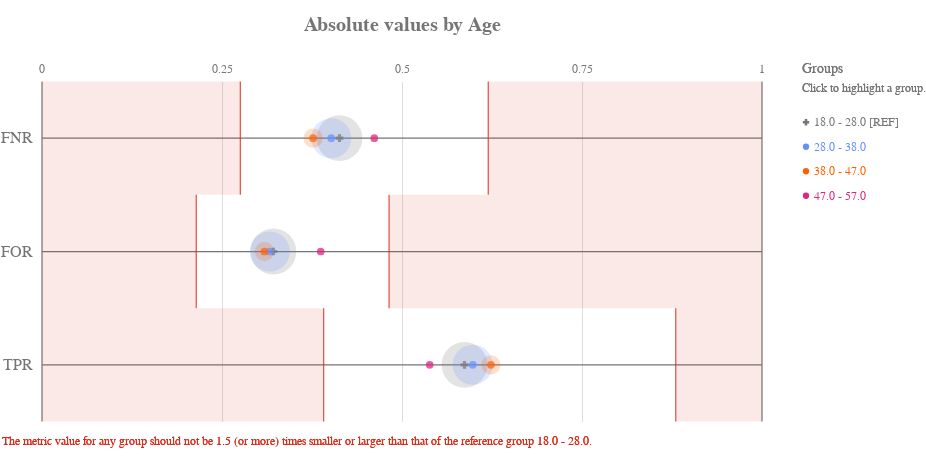

Notebook code cell kept with this figure:
### Code cell
ap.absolute(grupo_definido, metrics, 'age', fairness_threshold = disparity_tolerance)

### Figure 1 — Vega-Lite specification as saved in the notebook (floating-point values rounded to 4 significant figures)
{"config": {"view": {"continuousWidth": 400, "continuousHeight": 300, "strokeWidth": 0}, "axisLeft": {"labelColor": "rgb(117,117,117)", "labelFont": "Arial", "labelFontSize": 16}, "title": {"align": "center", "baseline": "middle", "color": "rgb(117,117,117)", "font": "Arial", "fontSize": 20, "fontWeight": "bold"}}, "layer": [{"data": {"name": "data-4ac2d7a4dec33677e433b172826c7791"}, "mark": {"type": "rule", "stroke": "rgb(117,117,117)", "strokeWidth": 1.25, "tooltip": ""}, "encoding": {"x": {"type": "quantitative", "field": "start", "scale": {"domain": [0, 1], "range": [40.0, 760.0]}}, "x2": {"field": "end"}, "y": {"type": "nominal", "axis": {"domain": false, "labelAngle": 0, "labelPadding": -30, "orient": "left", "ticks": false, "title": ""}, "field": "y_position", "scale": {"domain": ["FNR", "FOR", "TPR"], "range": [42.5, 382.5]}}}}, {"data": {"name": "data-6cfe259518f6c7b358d8f836a73e6b7f"}, "mark": {"type": "rule", "stroke": "rgb(117,117,117)", "strokeWidth": 1.25, "tooltip": ""}, "encoding": {"x": {"type": "quantitative", "field": "x_position", "scale": {"domain": [0, 1], "range": [40.0, 760.0]}}, "y": {"value": 42.5}, "y2": {"value": 382.5}}}, {"data": {"name": "data-60ed1133fa688d151d36705a369482e0"}, "mark": {"type": "text", "align": "center", "color": "rgb(117,117,117)", "font": "Arial", "fontSize": 12, "fontWeight": "normal", "tooltip": ""}, "encoding": {"text": {"type": "nominal", "field": "value"}, "x": {"type": "quantitative", "field": "value", "scale": {"domain": [0, 1], "range": [40.0, 760.0]}}, "y": {"value": 29.75}}}, {"layer": [{"mark": {"type": "rect", "opacity": 0.8, "stroke": "rgb(217, 46, 28)", "strokeWidth": 1.25, "tooltip": ""}, "encoding": {"x": {"type": "quantitative", "field": "lower_threshold_value", "scale": {"domain": [0, 1], "range": [40.0, 760.0]}}, "x2": {"field": "lower_threshold_value"}, "y": {"type": "nominal", "axis": {"domain": false, "grid": false, "labels": false, "ticks": false, "title": " "}, "field": "metric", "scale": {"domain": ["FNR", "FOR", "TPR"], "range": [42.5, 382.5]}}}}, {"mark": {"type": "rect", "opacity": 0.8, "stroke": "rgb(217, 46, 28)", "strokeWidth": 1.25, "tooltip": ""}, "encoding": {"x": {"type": "quantitative", "field": "upper_threshold_value", "scale": {"domain": [0, 1], "range": [40.0, 760.0]}}, "x2": {"field": "upper_threshold_value"}, "y": {"type": "nominal", "axis": {"domain": false, "grid": false, "labels": false, "ticks": false, "title": " "}, "field": "metric", "scale": {"domain": ["FNR", "FOR", "TPR"], "range": [42.5, 382.5]}}}}, {"layer": [{"mark": {"type": "rect", "fill": "rgb(217, 46, 28)", "opacity": 0.1, "tooltip": ""}, "encoding": {"x": {"type": "quantitative", "field": "lower_threshold_value", "scale": {"domain": [0, 1], "range": [40.0, 760.0]}}, "x2": {"field": "lower_end"}, "y": {"type": "nominal", "axis": {"domain": false, "grid": false, "labels": false, "ticks": false, "title": " "}, "field": "metric", "scale": {"domain": ["FNR", "FOR", "TPR"], "range": [42.5, 382.5]}}}}, {"mark": {"type": "rect", "fill": "rgb(217, 46, 28)", "opacity": 0.1, "tooltip": ""}, "encoding": {"x": {"type": "quantitative", "field": "upper_threshold_value", "scale": {"domain": [0, 1], "range": [40.0, 760.0]}}, "x2": {"field": "upper_end"}, "y": {"type": "nominal", "axis": {"domain": false, "grid": false, "labels": false, "ticks": false, "title": " "}, "field": "metric", "scale": {"domain": ["FNR", "FOR", "TPR"], "range": [42.5, 382.5]}}}}]}, {"data": {"name": "data-79dd248bdaa0ea02c535240e8ad022c8"}, "mark": {"type": "text", "align": "left", "baseline": "top", "fill": "rgb(217, 46, 28)", "font": "Arial", "fontSize": 12, "fontWeight": "normal", "tooltip": ""}, "encoding": {"text": {"value": "The metric value for any group should not be 1.5 (or more) times smaller or larger than that of the reference group 18.0 - 28.0."}, "x": {"value": 0}, "y": {"value": 396.7}}}], "data": {"name": "data-50b22e225a14679c79bb00c73df8af2b"}}, {"layer": [{"mark": "circle"}, {"data": {"name": "data-ba73bbe772b83a0dee8909267dc914c9"}, "mark": {"type": "circle", "opacity": 0.2}, "encoding": {"color": {"condition": {"type": "nominal", "field": "attribute_value", "legend": null, "scale": {"domain": ["18.0 - 28.0", "28.0 - 38.0", "38.0 - 47.0", "47.0 - 57.0"], "range": ["rgb(117,117,117)", "rgb(100, 143, 255)", "rgb(254, 97, 0)", "rgb(220, 38, 127)", "rgb(255, 176, 0)", "rgb(120, 94, 240)"]}, "selection": "selector041"}, "value": "rgb(224,224,224)"}, "size": {"type": "quantitative", "field": "group_size", "legend": null, "scale": {"domain": [0, 3068.0], "range": [0, 2522.0]}}, "tooltip": [{"type": "nominal", "field": "attribute_value", "title": "Group"}, {"type": "nominal", "field": "tooltip_group_size", "title": "Group Size"}, {"type": "nominal", "field": "tooltip_disparity_explanation_fnr", "title": "Disparity"}, {"type": "quantitative", "field": "fnr", "format": ".2f", "title": "FNR"}], "x": {"type": "quantitative", "axis": {"domain": false, "labels": false, "ticks": false, "title": null, "values": [0.25, 0.5, 0.75]}, "field": "fnr", "scale": {"domain": [0, 1], "range": [40.0, 760.0]}}, "y": {"type": "nominal", "axis": {"domain": false, "grid": false, "labels": false, "ticks": false, "title": " "}, "field": "metric_variable", "scale": {"domain": ["FNR", "FOR", "TPR"], "range": [42.5, 382.5]}}}, "selection": {"selector043": {"type": "multi", "empty": "all", "fields": ["attribute_value"]}}, "transform": [{"calculate": "'FNR'", "as": "metric_variable"}]}, {"data": {"name": "data-ba73bbe772b83a0dee8909267dc914c9"}, "mark": {"type": "circle", "opacity": 0.2}, "encoding": {"color": {"condition": {"type": "nominal", "field": "attribute_value", "legend": null, "scale": {"domain": ["18.0 - 28.0", "28.0 - 38.0", "38.0 - 47.0", "47.0 - 57.0"], "range": ["rgb(117,117,117)", "rgb(100, 143, 255)", "rgb(254, 97, 0)", "rgb(220, 38, 127)", "rgb(255, 176, 0)", "rgb(120, 94, 240)"]}, "selection": "selector041"}, "value": "rgb(224,224,224)"}, "size": {"type": "quantitative", "field": "group_size", "legend": null, "scale": {"domain": [0, 3068.0], "range": [0, 2522.0]}}, "tooltip": [{"type": "nominal", "field": "attribute_value", "title": "Group"}, {"type": "nominal", "field": "tooltip_group_size", "title": "Group Size"}, {"type": "nominal", "field": "tooltip_disparity_explanation_for", "title": "Disparity"}, {"type": "quantitative", "field": "for", "format": ".2f", "title": "FOR"}], "x": {"type": "quantitative", "axis": {"domain": false, "labels": false, "ticks": false, "title": null, "values": [0.25, 0.5, 0.75]}, "field": "for", "scale": {"domain": [0, 1], "range": [40.0, 760.0]}}, "y": {"type": "nominal", "axis": {"domain": false, "grid": false, "labels": false, "ticks": false, "title": " "}, "field": "metric_variable", "scale": {"domain": ["FNR", "FOR", "TPR"], "range": [42.5, 382.5]}}}, "selection": {"selector045": {"type": "multi", "empty": "all", "fields": ["attribute_value"]}}, "transform": [{"calculate": "'FOR'", "as": "metric_variable"}]}, {"data": {"name": "data-ba73bbe772b83a0dee8909267dc914c9"}, "mark": {"type": "circle", "opacity": 0.2}, "encoding": {"color": {"condition": {"type": "nominal", "field": "attribute_value", "legend": null, "scale": {"domain": ["18.0 - 28.0", "28.0 - 38.0", "38.0 - 47.0", "47.0 - 57.0"], "range": ["rgb(117,117,117)", "rgb(100, 143, 255)", "rgb(254, 97, 0)", "rgb(220, 38, 127)", "rgb(255, 176, 0)", "rgb(120, 94, 240)"]}, "selection": "selector041"}, "value": "rgb(224,224,224)"}, "size": {"type": "quantitative", "field": "group_size", "legend": null, "scale": {"domain": [0, 3068.0], "range": [0, 2522.0]}}, "tooltip": [{"type": "nominal", "field": "attribute_value", "title": "Group"}, {"type": "nominal", "field": "tooltip_group_size", "title": "Group Size"}, {"type": "nominal", "field": "tooltip_disparity_explanation_tpr", "title": "Disparity"}, {"type": "quantitative", "field": "tpr", "format": ".2f", "title": "TPR"}], "x": {"type": "quantitative", "axis": {"domain": false, "labels": false, "ticks": false, "title": null, "values": [0.25, 0.5, 0.75]}, "field": "tpr", "scale": {"domain": [0, 1], "range": [40.0, 760.0]}}, "y": {"type": "nominal", "axis": {"domain": false, "grid": false, "labels": false, "ticks": false, "title": " "}, "field": "metric_variable", "scale": {"domain": ["FNR", "FOR", "TPR"], "range": [42.5, 382.5]}}}, "selection": {"selector047": {"type": "multi", "empty": "all", "fields": ["attribute_value"]}}, "transform": [{"calculate": "'TPR'", "as": "metric_variable"}]}, {"layer": [{"mark": "point"}, {"data": {"name": "data-ba73bbe772b83a0dee8909267dc914c9"}, "mark": {"type": "point", "filled": true, "size": 60}, "encoding": {"color": {"condition": {"type": "nominal", "field": "attribute_value", "legend": null, "scale": {"domain": ["18.0 - 28.0", "28.0 - 38.0", "38.0 - 47.0", "47.0 - 57.0"], "range": ["rgb(117,117,117)", "rgb(100, 143, 255)", "rgb(254, 97, 0)", "rgb(220, 38, 127)", "rgb(255, 176, 0)", "rgb(120, 94, 240)"]}, "selection": "selector041"}, "value": "rgb(224,224,224)"}, "shape": {"type": "nominal", "field": "attribute_value", "legend": null, "scale": {"domain": ["18.0 - 28.0", "28.0 - 38.0", "38.0 - 47.0", "47.0 - 57.0"], "range": ["cross", "circle", "circle", "circle"]}}, "tooltip": [{"type": "nominal", "field": "attribute_value", "title": "Group"}, {"type": "nominal", "field": "tooltip_group_size", "title": "Group Size"}, {"type": "nominal", "field": "tooltip_disparity_explanation_fnr", "title": "Disparity"}, {"type": "quantitative", "field": "fnr", "format": ".2f", "title": "FNR"}], "x": {"type": "quantitative", "axis": {"domain": false, "labels": false, "ticks": false, "title": null, "values": [0.25, 0.5, 0.75]}, "field": "fnr", "scale": {"domain": [0, 1], "range": [40.0, 760.0]}}, "y": {"type": "nominal", "axis": {"domain": false, "grid": false, "labels": false, "ticks": false, "title": " "}, "field": "metric_variable", "scale": {"domain": ["FNR", "FOR", "TPR"], "range": [42.5, 382.5]}}}, "selection": {"selector042": {"type": "multi", "empty": "all", "fields": ["attribute_value"]}}, "transform": [{"calculate": "'FNR'", "as": "metric_variable"}]}, {"data": {"name": "data-ba73bbe772b83a0dee8909267dc914c9"}, "mark": {"type": "point", "filled": true, "size": 60}, "encoding": {"color": {"condition": {"type": "nominal", "field": "attribute_value", "legend": null, "scale": {"domain": ["18.0 - 28.0", "28.0 - 38.0", "38.0 - 47.0", "47.0 - 57.0"], "range": ["rgb(117,117,117)", "rgb(100, 143, 255)", "rgb(254, 97, 0)", "rgb(220, 38, 127)", "rgb(255, 176, 0)", "rgb(120, 94, 240)"]}, "selection": "selector041"}, "value": "rgb(224,224,224)"}, "shape": {"type": "nominal", "field": "attribute_value", "legend": null, "scale": {"domain": ["18.0 - 28.0", "28.0 - 38.0", "38.0 - 47.0", "47.0 - 57.0"], "range": ["cross", "circle", "circle", "circle"]}}, "tooltip": [{"type": "nominal", "field": "attribute_value", "title": "Group"}, {"type": "nominal", "field": "tooltip_group_size", "title": "Group Size"}, {"type": "nominal", "field": "tooltip_disparity_explanation_for", "title": "Disparity"}, {"type": "quantitative", "field": "for", "format": ".2f", "title": "FOR"}], "x": {"type": "quantitative", "axis": {"domain": false, "labels": false, "ticks": false, "title": null, "values": [0.25, 0.5, 0.75]}, "field": "for", "scale": {"domain": [0, 1], "range": [40.0, 760.0]}}, "y": {"type": "nominal", "axis": {"domain": false, "grid": false, "labels": false, "ticks": false, "title": " "}, "field": "metric_variable", "scale": {"domain": ["FNR", "FOR", "TPR"], "range": [42.5, 382.5]}}}, "selection": {"selector044": {"type": "multi", "empty": "all", "fields": ["attribute_value"]}}, "transform": [{"calculate": "'FOR'", "as": "metric_variable"}]}, {"data": {"name": "data-ba73bbe772b83a0dee8909267dc914c9"}, "mark": {"type": "point", "filled": true, "size": 60}, "encoding": {"color": {"condition": {"type": "nominal", "field": "attribute_value", "legend": null, "scale": {"domain": ["18.0 - 28.0", "28.0 - 38.0", "38.0 - 47.0", "47.0 - 57.0"], "range": ["rgb(117,117,117)", "rgb(100, 143, 255)", "rgb(254, 97, 0)", "rgb(220, 38, 127)", "rgb(255, 176, 0)", "rgb(120, 94, 240)"]}, "selection": "selector041"}, "value": "rgb(224,224,224)"}, "shape": {"type": "nominal", "field": "attribute_value", "legend": null, "scale": {"domain": ["18.0 - 28.0", "28.0 - 38.0", "38.0 - 47.0", "47.0 - 57.0"], "range": ["cross", "circle", "circle", "circle"]}}, "tooltip": [{"type": "nominal", "field": "attribute_value", "title": "Group"}, {"type": "nominal", "field": "tooltip_group_size", "title": "Group Size"}, {"type": "nominal", "field": "tooltip_disparity_explanation_tpr", "title": "Disparity"}, {"type": "quantitative", "field": "tpr", "format": ".2f", "title": "TPR"}], "x": {"type": "quantitative", "axis": {"domain": false, "labels": false, "ticks": false, "title": null, "values": [0.25, 0.5, 0.75]}, "field": "tpr", "scale": {"domain": [0, 1], "range": [40.0, 760.0]}}, "y": {"type": "nominal", "axis": {"domain": false, "grid": false, "labels": false, "ticks": false, "title": " "}, "field": "metric_variable", "scale": {"domain": ["FNR", "FOR", "TPR"], "range": [42.5, 382.5]}}}, "selection": {"selector046": {"type": "multi", "empty": "all", "fields": ["attribute_value"]}}, "transform": [{"calculate": "'TPR'", "as": "metric_variable"}]}]}]}, {"layer": [{"mark": {"type": "point", "filled": true, "opacity": 1, "size": 39.48}, "encoding": {"color": {"condition": {"type": "nominal", "field": "attribute_value", "legend": null, "scale": {"domain": ["18.0 - 28.0", "28.0 - 38.0", "38.0 - 47.0", "47.0 - 57.0"], "range": ["rgb(117,117,117)", "rgb(100, 143, 255)", "rgb(254, 97, 0)", "rgb(220, 38, 127)", "rgb(255, 176, 0)", "rgb(120, 94, 240)"]}, "selection": "selector041"}, "value": "rgb(224,224,224)"}, "shape": {"type": "nominal", "field": "attribute_value", "legend": null, "scale": {"domain": ["18.0 - 28.0", "28.0 - 38.0", "38.0 - 47.0", "47.0 - 57.0"], "range": ["cross", "circle", "circle", "circle"]}}, "x": {"value": 804}, "y": {"type": "nominal", "axis": {"domain": false, "grid": false, "labels": false, "ticks": false, "title": " "}, "field": "attribute_value", "scale": {"domain": ["18.0 - 28.0", "28.0 - 38.0", "38.0 - 47.0", "47.0 - 57.0"], "range": [71, 169]}}}, "selection": {"selector041": {"type": "multi", "empty": "all", "fields": ["attribute_value"]}}}, {"mark": {"type": "text", "align": "left", "baseline": "middle", "font": "Arial", "fontSize": 12, "fontWeight": "normal"}, "encoding": {"color": {"condition": {"type": "nominal", "field": "attribute_value", "legend": null, "scale": {"domain": ["18.0 - 28.0", "28.0 - 38.0", "38.0 - 47.0", "47.0 - 57.0"], "range": ["rgb(117,117,117)", "rgb(100, 143, 255)", "rgb(254, 97, 0)", "rgb(220, 38, 127)", "rgb(255, 176, 0)", "rgb(120, 94, 240)"]}, "selection": "selector041"}, "value": "rgb(224,224,224)"}, "text": {"type": "nominal", "field": "label"}, "x": {"value": 812}, "y": {"type": "nominal", "axis": {"domain": false, "grid": false, "labels": false, "ticks": false, "title": " "}, "field": "attribute_value", "scale": {"domain": ["18.0 - 28.0", "28.0 - 38.0", "38.0 - 47.0", "47.0 - 57.0"], "range": [71, 169]}}}, "selection": {"selector048": {"type": "multi", "empty": "all", "fields": ["attribute_value"]}}}, {"data": {"name": "data-79dd248bdaa0ea02c535240e8ad022c8"}, "mark": {"type": "text", "align": "left", "baseline": "middle", "color": "rgb(117,117,117)", "font": "Arial", "fontSize": 12, "fontWeight": "normal"}, "encoding": {"text": {"value": "Click to highlight a group."}, "x": {"value": 800}, "y": {"value": 49}}}, {"data": {"name": "data-79dd248bdaa0ea02c535240e8ad022c8"}, "mark": {"type": "text", "align": "left", "baseline": "middle", "color": "rgb(117,117,117)", "font": "Arial", "fontSize": 14, "fontWeight": "normal"}, "encoding": {"text": {"value": "Groups"}, "x": {"value": 800}, "y": {"value": 30}}}], "data": {"name": "data-4b9fa968a3626ddb5cc080590afc085b"}}], "height": 425, "padding": {"top": 15, "bottom": 10}, "resolve": {"scale": {"size": "independent", "y": "independent"}}, "title": "Absolute values by Age", "width": 800, "$schema": "https://vega.github.io/schema/vega-lite/v4.8.1.json", "datasets": {"data-4ac2d7a4dec33677e433b172826c7791": [{"y_position": "FNR", "start": 0, "end": 1}, {"y_position": "FOR", "start": 0, "end": 1}, {"y_position": "TPR", "start": 0, "end": 1}], "data-6cfe259518f6c7b358d8f836a73e6b7f": [{"x_position": 0}, {"x_position": 1}], "data-60ed1133fa688d151d36705a369482e0": [{"value": 0.0}, {"value": 0.25}, {"value": 0.5}, {"value": 0.75}, {"value": 1.0}], "data-50b22e225a14679c79bb00c73df8af2b": [{"lower_end": 0, "upper_end": 1, "lower_threshold_value": 0.2755, "upper_threshold_value": 0.6198, "metric": "FNR"}, {"lower_end": 0, "upper_end": 1, "lower_threshold_value": 0.2142, "upper_threshold_value": 0.4821, "metric": "FOR"}, {"lower_end": 0, "upper_end": 1, "lower_threshold_value": 0.3912, "upper_threshold_value": 0.8802, "metric": "TPR"}], "data-79dd248bdaa0ea02c535240e8ad022c8": [{"a": 1, "b": 0}, {"a": 1, "b": 0}], "data-ba73bbe772b83a0dee8909267dc914c9": [{"attribute_name": "age", "attribute_value": "18.0 - 28.0", "group_size": 2557, "total_entities": 5007, "fnr": 0.4132, "for": 0.3214, "tpr": 0.5868, "fnr_disparity": 1.0, "for_disparity": 1.0, "tpr_disparity": 1.0, "fnr_disparity_scaled": 0.0, "for_disparity_scaled": 0.0, "tpr_disparity_scaled": 0.0, "tooltip_group_size": "2,557 (51.07%)", "tooltip_disparity_explanation_fnr": "Reference group", "tooltip_disparity_explanation_for": "Reference group", "tooltip_disparity_explanation_tpr": "Reference group"}, {"attribute_name": "age", "attribute_value": "28.0 - 38.0", "group_size": 1949, "total_entities": 5007, "fnr": 0.4017, "for": 0.3165, "tpr": 0.5983, "fnr_disparity": 0.9723, "for_disparity": 0.9847, "tpr_disparity": 1.02, "fnr_disparity_scaled": -0.02853, "for_disparity_scaled": -0.01549, "tpr_disparity_scaled": 0.01953, "tooltip_group_size": "1,949 (38.93%)", "tooltip_disparity_explanation_fnr": "1.03 times smaller FNR than the reference group", "tooltip_disparity_explanation_for": "1.02 times smaller FOR than the reference group", "tooltip_disparity_explanation_tpr": "1.02 times larger TPR than the reference group"}, {"attribute_name": "age", "attribute_value": "38.0 - 47.0", "group_size": 456, "total_entities": 5007, "fnr": 0.3765, "for": 0.309, "tpr": 0.6235, "fnr_disparity": 0.9113, "for_disparity": 0.9614, "tpr_disparity": 1.062, "fnr_disparity_scaled": -0.09739, "for_disparity_scaled": -0.04012, "tpr_disparity_scaled": 0.06249, "tooltip_group_size": "456 (9.11%)", "tooltip_disparity_explanation_fnr": "1.10 times smaller FNR than the reference group", "tooltip_disparity_explanation_for": "1.04 times smaller FOR than the reference group", "tooltip_disparity_explanation_tpr": "1.06 times larger TPR than the reference group"}, {"attribute_name": "age", "attribute_value": "47.0 - 57.0", "group_size": 45, "total_entities": 5007, "fnr": 0.4615, "for": 0.3871, "tpr": 0.5385, "fnr_disparity": 1.117, "for_disparity": 1.205, "tpr_disparity": 0.9176, "fnr_disparity_scaled": 0.117, "for_disparity_scaled": 0.2045, "tpr_disparity_scaled": -0.0898, "tooltip_group_size": "45 (0.90%)", "tooltip_disparity_explanation_fnr": "1.12 times larger FNR than the reference group", "tooltip_disparity_explanation_for": "1.20 times larger FOR than the reference group", "tooltip_disparity_explanation_tpr": "1.09 times smaller TPR than the reference group"}], "data-4b9fa968a3626ddb5cc080590afc085b": [{"attribute_value": "18.0 - 28.0", "label": "18.0 - 28.0 [REF]"}, {"attribute_value": "28.0 - 38.0", "label": "28.0 - 38.0"}, {"attribute_value": "38.0 - 47.0", "label": "38.0 - 47.0"}, {"attribute_value": "47.0 - 57.0", "label": "47.0 - 57.0"}]}}
